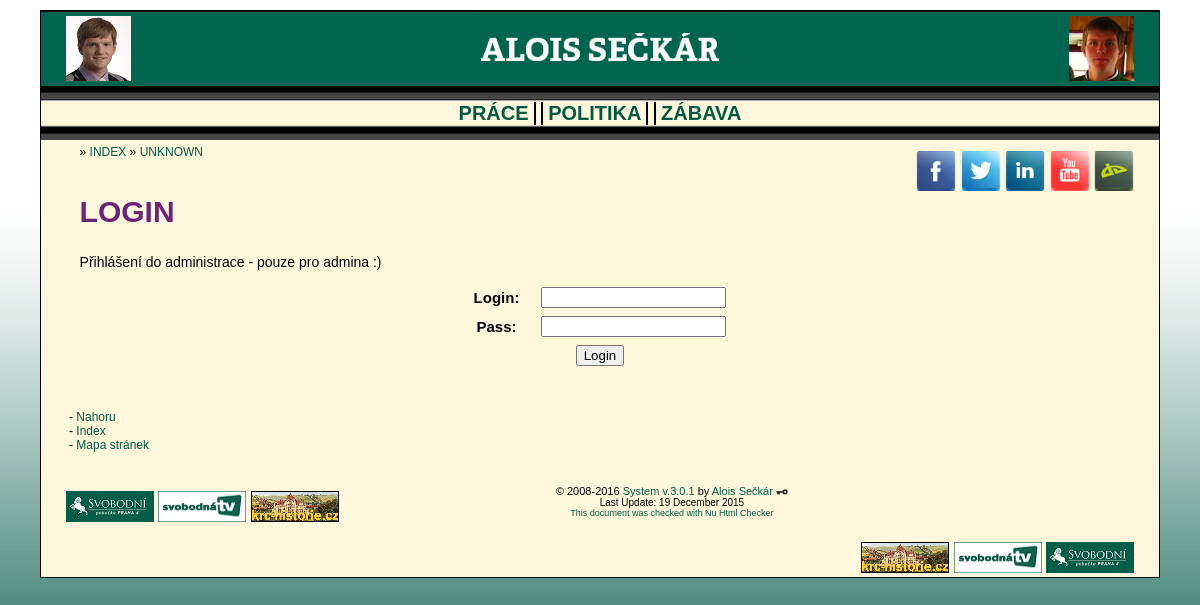
/login, run on an earlier commit of the app's database.
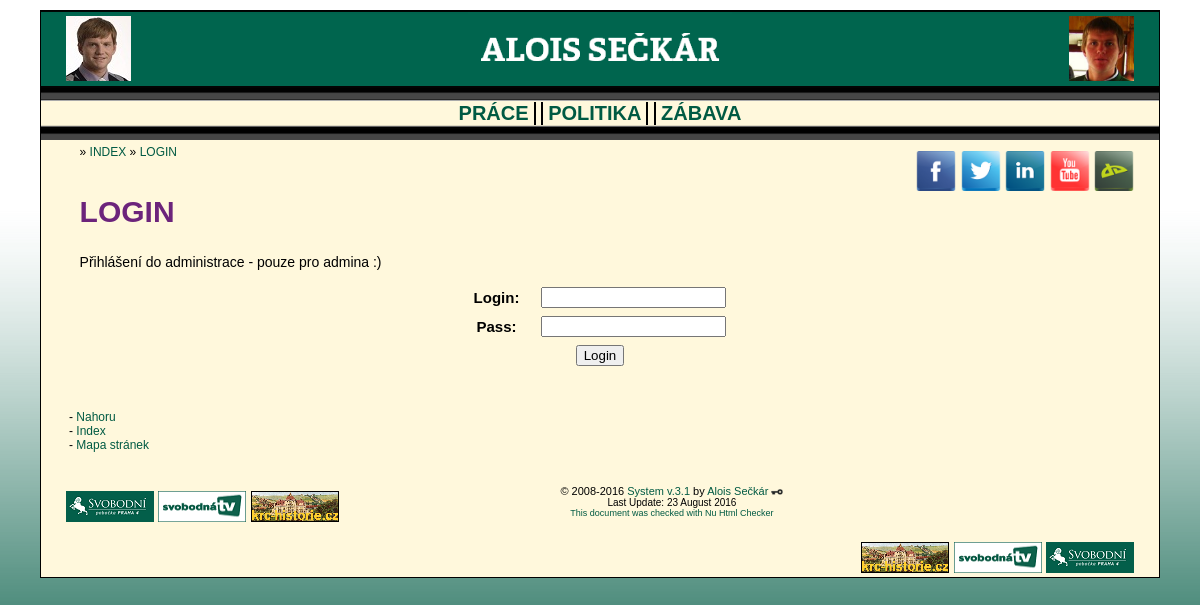
And on a later commit of the database.
### tables this page shows
CREATE TABLE IF NOT EXISTS `elrh_main` (
  `var` varchar(25) NOT NULL,
  `dscr` varchar(100) NOT NULL,
  `value` varchar(100) NOT NULL
);

### index.php (called while the page is built, shortened)
<?php
include_once getcwd().'/web/scripts/elrh_page_controller.php';
$controller = new ELRHPageController();
if (!empty($_GET["page"])) {
	$page = $_GET["page"];
}
$controller->resolvePath(mb_strtolower($page, 'UTF-8'));
$controller->prepareData();
$controller->renderPage();
?>

### web/scripts/elrh_page_renderer.php (the view, shortened to what the changed rows need)
<?php
class ELRHPageRenderer {
	public static function renderHTMLStart() {
		echo '<!DOCTYPE html>'.PHP_EOL;
		echo '<html lang="cs">'.PHP_EOL;
	}
	public static function renderHTMLHead($title) {
		echo '<head>'.PHP_EOL;
			echo '<link rel="stylesheet" type="text/css" href="/elrh_css.css" />'.PHP_EOL;
			echo '<link rel="stylesheet" type="text/css" href="/dropdown.css" />'.PHP_EOL;
		echo '</head>'.PHP_EOL;
	}
	public static function renderBodyStart() {
		echo '<body id="top">'.PHP_EOL;
		echo '<div id="container">'.PHP_EOL;
	}
	public static function renderContentStart($nav) {
		echo '<div id="content">'.PHP_EOL;
		echo '<div id="content-navbox">'.PHP_EOL;
			echo $nav.PHP_EOL;
		echo '</div>'.PHP_EOL;
		echo '<article>'.PHP_EOL;
	}
	public static function renderContentEnd($nav) {
		echo '</article>'.PHP_EOL;
		echo '</div>'.PHP_EOL;
	}
	public static function renderPageFooter($version, $update) {
		echo '<div id="footer">'.PHP_EOL;
			echo '<div id="footer-center">'.PHP_EOL;
				echo '<div class="footer-big">&copy; 2008-2016 <a href="/versions" title="Verze systému">System v.'.$version.'</a> by <a href="/contacts" title="Kontakt">Alois Sečkár</a> <a href="/login"><img src="/web/images/admin.png" height="6" /></a></div>'.PHP_EOL;
				echo '<div class="footer-small">Last Update: '.$update.'</div>'.PHP_EOL;
				echo '<div class="footer-tiny"><a href="https://validator.w3.org/nu/?doc=http://'.$_SERVER["SERVER_NAME"].$_SERVER["REQUEST_URI"].'" title="Validator at w3.org">This document was checked with Nu Html Checker</a></div>'.PHP_EOL;
			echo '</div>'.PHP_EOL;
		echo '</div>'.PHP_EOL;
	}
	public static function renderHTMLEnd() {
		echo '</div>'.PHP_EOL;
		echo '</body>'.PHP_EOL;
		echo '</html>'.PHP_EOL;
	}
}
?>

### web/scripts/elrh_navigation_creator.php (shortened to what the changed rows need)
<?php
class ELRHNavigationCreator {
	public static function createNavigationContent($page, $item, $mysqli) {
		$request = explode("-", $page);
		$result = $mysqli->query(
			"SELECT name FROM elrh_navigation WHERE type='page' AND ident='".$request[0]."'");
		$data = $result->fetch_array();
		$page_nav["name"] = $data["name"];
		if ($page_nav["name"] == "") {
			$page_nav["name"] = 'UNKNOWN';
		}
		$navigation["top"] = '&raquo;&nbsp;<a href="/" target="_self" title="Index">INDEX</a>';
		if (!empty($request[1])) {
			$navigation["top"] .= '&nbsp;&raquo;&nbsp;<a href="/'.$request[0].'" title="'.$page_nav["name"].'">'.$page_nav["name"].'</a>';
			$navigation["top"] .= '&nbsp;&raquo;&nbsp;<a href="/'.$page.'" title="'.$subpage_nav["name"].'">'.$subpage_nav["name"].'</a>';
		} else {
			$navigation["top"] .= '&nbsp;&raquo;&nbsp;<a href="/'.$request[0].'" title="'.$page_nav["name"].'">'.$page_nav["name"].'</a>';
	    }
		$navigation["bottom"] = '<p class="back-to-top">';
		$navigation["bottom"] .= '- <a href="#top" title="Nahoru na stránku">Nahoru</a><br />';
		$navigation["bottom"] .= '- <a href="/index" title="Na index">Index</a><br />';
		$navigation["bottom"] .= '- <a href="/sitemap" title="Mapa stránek">Mapa stránek</a>';
        $navigation["bottom"] .= '</p>';
		return $navigation;
	}
}
?>

What changed in the data, as far as the page shows it:
changed elrh_main: value "3.0.1" → "3.1"
Also different on the page:
$page_nav["name"]: "UNKNOWN" → "LOGIN"
$update: "19 December 2015" → "23 August 2016"
